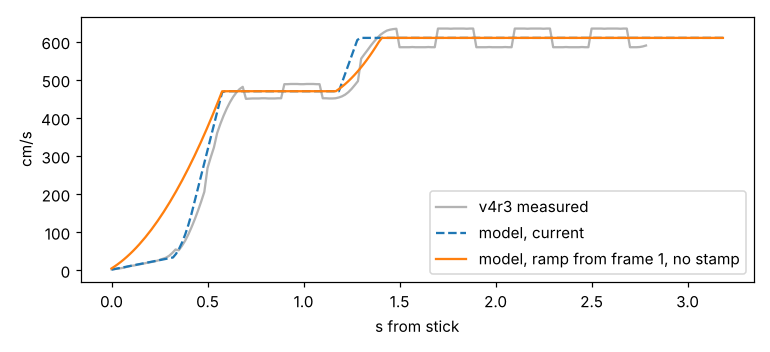

This chart was generated by the following Python code:
"""Paper preview of the capsule speed: current profile vs the Toad ramp (setup_run_start_ramp.py values: stamp off, stage 1 ramp 62 f from 0.15).
Simplified model of GSTN_RunStageLogic (stamp, linear accel ramp, stage hold), 62.5 Hz. Stage tops = measured shelf 450 and
steady 585 (v4r3 capture), accels = code defaults 1800/1400 (asset values not read). Prints max 5 lines.
Usage: python ramp_preview.py metrics_v4r3.json out.png"""
import json, sys
import matplotlib; matplotlib.use("Agg"); import matplotlib.pyplot as plt
DT = 1 / 62.5
def sim(ramps, n=200, stamp=21):
    tops, acc, hold = (450, 585), (1800, 1400), 40
    v, st, held, rf, out = 0.0, 0, 0, 0, []
    for f in range(n):
        if f < stamp: a, cap = acc[0] * .05, 60
        else:
            N, s = ramps[st]; k = 1 if N <= 0 else min(1, s + (1 - s) * rf / N)
            a, cap = acc[st] * k, tops[st]; rf += 1
        v = min(cap, v + a * DT) if v < cap else v; out.append(v)
        if st == 0 and f >= stamp:
            held = held + 1 if v >= .9 * tops[0] else 0
            if held >= hold: st, rf = 1, 0
    return [i * DT for i in range(n)], out
t0, v0 = sim({0: (0, 1), 1: (0, 1)}); t1, v1 = sim({0: (62, .15), 1: (30, .25)}, stamp=0)
d = json.load(open(sys.argv[1])); x = {r["f"]: r["actor_x"] for r in d}
tm = [(f - 82) / 60 for f in range(82, 250)]; vm = [(x[f + 6] - x[f - 6]) / 12 * 60 for f in range(82, 250)]
plt.figure(figsize=(7, 3.2)); plt.plot(tm, vm, c="0.7", label="v4r3 measured"); plt.plot(t0, v0, "--", label="model, current")
plt.plot(t1, v1, label="model, ramp from frame 1, no stamp"); plt.xlabel("s from stick"); plt.ylabel("cm/s"); plt.legend(); plt.tight_layout()
plt.savefig(sys.argv[2], dpi=110)
for name, t, v in (("current", t0, v0), ("ramp", t1, v1)):
    print(name, "t50 %.2f t77 %.2f t95 %.2f s" % tuple(next(ti for ti, vi in zip(t, v) if vi >= p * 585) for p in (.5, .77, .95)))
